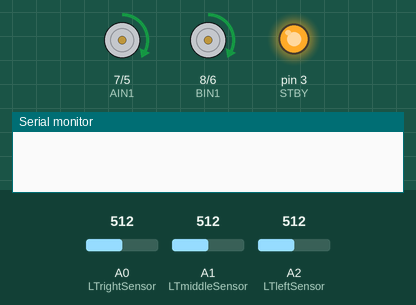
This sketch was run on a simulated Arduino Uno, built with avr-gcc and run on an emulated ATmega328P. Shown: direction and speed pins drawn as motors (green arrow = direction pin HIGH = forward, orange = LOW = backward, longer = more drive, stopped while the standby pin is LOW), output pins drawn as LEDs (lit = HIGH), the last lines printed to the serial monitor. Inputs (shaded band) come from the test bench; at power-on: A0 (LTrightSensor) = 512, A1 (LTmiddleSensor) = 512, A2 (LTleftSensor) = 512.

Above: at 1.2 s.
1.3 s: A0 (LTrightSensor) set to 463
2.8 s: A0 (LTrightSensor) set to 438
At 3.6 s:
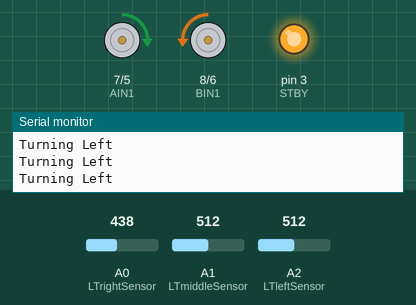
4.3 s: A1 (LTmiddleSensor) set to 467
7.3 s: A1 (LTmiddleSensor) set to 442
At 8.4 s:
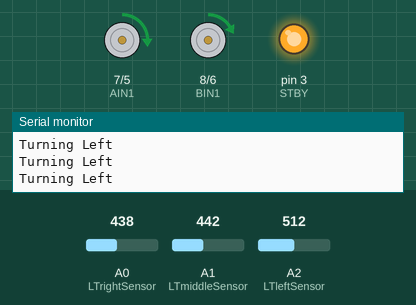
8.8 s: A2 (LTleftSensor) set to 461
10.3 s: A2 (LTleftSensor) set to 440
At 11.7 s:
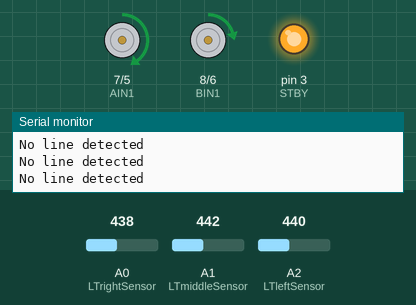
Timing chart, 0 to 12.8 s (numbered marks = the images above; inputs shaded):
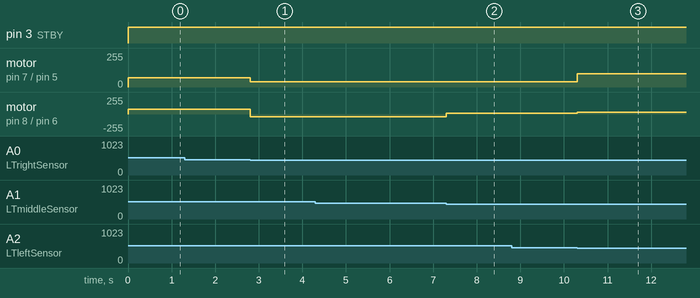

The sketch:

RobotMovement_4.ino
```cpp
// Standby pin is used to turn on and off the motor driver
const int STBY = 3;
// PWM Channel A and B are used to control the speed of the motors
const int PWMA = 5;
const int PWMB = 6;
// Input Channels A and B are used to control the direction of the motors
const int AIN1 = 7;
const int BIN1 = 8;

// Line Tracker Sensor Pins
const int LTleftSensor = A2;
const int LTmiddleSensor = A1;
const int LTrightSensor = A0;
// Left motor truth table
// Here are some handy tables to show the various modes of operation.
// STBY         AIN1            Description
// LOW      Not Applicable      Motor is off
// HIGH         LOW             Motor is on and turning backwards
// HIGH         HIGH            Motor is on and turning forwards

// Right motor truth table
// Here are some handy tables to show the various modes of operation.
// STBY         BIN1            Description
// LOW      Not Applicable      Motor is off
// HIGH         LOW             Motor is on and turning backwards
// HIGH         HIGH            Motor is on and turning forwards

/**
 * @brief Moves the robot forward with the given speed
 *
 * @param carSpeed an integer representing the car's speed.
 * This value is capped at 255 and passing in a higher value will
 * cap at 255
 */
void forward(int carSpeed) {
    // Enable the motor driver
    digitalWrite(STBY, HIGH);
    // Set the direction of the motors
    digitalWrite(AIN1, HIGH);
    digitalWrite(BIN1, HIGH);

    // Write speed to 'A' and 'B' MotorGroups
    analogWrite(PWMA, carSpeed);
    analogWrite(PWMB, carSpeed);
}

/**
 * @brief Moves the robot backwards with the given speed
 *
 * @param carSpeed an integer representing the car's speed.
 * This value is capped at 255 and passing in a higher value will
 * cap at 255
 */
void back(int carSpeed) {
    digitalWrite(STBY, HIGH);
    digitalWrite(AIN1, LOW);
    digitalWrite(BIN1, LOW);
    analogWrite(PWMA, carSpeed);
    analogWrite(PWMB, carSpeed);
}

/**
 * @brief Turns the robot left with the given speed
 *
 * @param carSpeed an integer representing the car's speed.
 * This value is capped at 255 and passing in a higher value will
 * cap at 255
 */
void turnLeft(int carSpeed) {
    Serial.println("Turning Left");
    digitalWrite(STBY, HIGH);
    digitalWrite(AIN1, HIGH);
    digitalWrite(BIN1, LOW);
    analogWrite(PWMA, carSpeed);
    analogWrite(PWMB, carSpeed);
}


/**
 * @brief Turns the robot right with the given speed
 *
 * @param carSpeed an integer representing the car's speed.
 * This value is capped at 255 and passing in a higher value will
 * cap at 255
 */
void turnRight(int carSpeed) {
    Serial.println("Turning Right");
    digitalWrite(STBY, HIGH);
    digitalWrite(AIN1, LOW);
    digitalWrite(BIN1, HIGH);
    analogWrite(PWMA, carSpeed);
    analogWrite(PWMB, carSpeed);
}

void turndeg(int deg, char direction) {
    if (direction == 'R') {
        turnRight(80);
    } else if (direction == 'L') {
        turnLeft(80);
    } else {
        return; // Invalid direction
    }

    delay(deg*8.222);  // crude timing-based turn

    stop(); // <-- Add this so the robot stops after turning
}

void drive(int dist, char direction) {
    if (direction == 'F') {
        forward(80);
    } else if (direction == 'B') {
        back(80);
    } else {
        return; // Invalid direction
    }

    delay(dist*100);  // crude

    stop(); // <-- Add this so the robot stops after turning
}

/**
 * @brief Moves the robot in a swing turn to the left. A swing turn is when only one side of the robot's drivebase is powered.
 *
 * @param carSpeed an integer representing the car's speed.
 * This value is capped at 255 and passing in a higher value will
 * cap at 255
 */
void swingTurnRight(int carSpeed) {
    digitalWrite(STBY, HIGH);
    digitalWrite(AIN1, HIGH);
    digitalWrite(BIN1, HIGH);
    analogWrite(PWMA, 0.25 * carSpeed);
    analogWrite(PWMB, carSpeed);
}

/**
 * @brief Moves the robot in a swing turn to the right. A swing turn is when only one side of the robot's drivebase is powered.
 *
 * @param carSpeed an integer representing the car's speed.
 * This value is capped at 255 and passing in a higher value will
 * cap at 255
 */
void swingTurnLeft(int carSpeed) {
    digitalWrite(STBY, HIGH);
    digitalWrite(AIN1, HIGH);
    digitalWrite(BIN1, HIGH);
    analogWrite(PWMA, carSpeed);
    analogWrite(PWMB, 0.25 * carSpeed);
}

/**
 * @brief Stops the robot's drive motors.
 */
void stop() {
    digitalWrite(STBY, LOW);
}

void setup() {
    // Configure all of these pins as outputs
    pinMode(STBY, OUTPUT);
    pinMode(PWMA, OUTPUT);
    pinMode(PWMB, OUTPUT);
    pinMode(AIN1, OUTPUT);
    pinMode(BIN1, OUTPUT);

    // Line sensor on the 4.0 is analog so no need to use pinMode

    // Start serial monitor
    Serial.begin(9600);
}

int threshold = 450;
char lastdir = 'F';

void loop() {
    // put your code here!

    // here, we're moving the bot forward at speed 250...
    //
    // stopping the bot...
    // wait for 5 seconds before running again
   //delay(1000);

    //turndeg(90, 'L');
    //drive(20, 'F');
    //delay(50);
    //turndeg(90,'R');
    // Start by printing the sensor values - tune them to your environment


    /**
    if ((analogRead(LTleftSensor) > threshold) && (analogRead(LTmiddleSensor) > threshold)) {
        turnLeft(40);
        delay(150);
        lastdir = 'L';
    } else if ((analogRead(LTrightSensor) > threshold) && (analogRead(LTmiddleSensor) > threshold)) {
        turnRight(40);
        delay(150);
        lastdir = 'R';
    } else*/
    if (analogRead(LTmiddleSensor) > threshold) {
        if ((analogRead(LTleftSensor) < threshold) && (analogRead(LTrightSensor) < threshold)) {
            forward(70);
            lastdir = 'F';
        } else if ((analogRead(LTleftSensor) > threshold) && (analogRead(LTrightSensor) < threshold)) {
            turnLeft(40);
            lastdir = 'L';
        } else if ((analogRead(LTrightSensor) > threshold) && (analogRead(LTleftSensor) < threshold)) {
            turnRight(40);
            lastdir = 'R';
        } else {
            if (lastdir == 'F'){
                forward(70);
            } else if (lastdir == 'L'){
                swingTurnLeft(80);
            } else if (lastdir == 'R'){
                swingTurnRight(80);
            }
        }

        //Serial.println(analogRead(LTleftSensor));
        //Serial.println(analogRead(LTleftSensor));
    } else if (analogRead(LTleftSensor) > threshold) {
        //Serial.println(analogRead(LTleftSensor));
        swingTurnLeft(40);
        lastdir = 'L';
    } else if (analogRead(LTrightSensor) > threshold) {
        //Serial.println(analogRead(LTleftSensor));
        swingTurnRight(40);
        lastdir = 'R';
    } else {
        Serial.println("No line detected");
        if (lastdir == 'F'){
            forward(70);
        } else if (lastdir == 'L'){
            swingTurnLeft(100);
        } else if (lastdir == 'R'){
            swingTurnRight(100);
        }
    }
}
```

Measured:
- the behaviour switches between 450 and 449 on A0 (LTrightSensor) (found by bisection; images 0 and 1)
- the behaviour switches between 451 and 450 on A1 (LTmiddleSensor) (found by bisection; images 1 and 2)
- the behaviour switches between 451 and 450 on A2 (LTleftSensor) (found by bisection; images 2 and 3)
- after the input at 1.3 s, every drawn part: stays the same
- after the input at 2.8 s, motor on pin 7 (AIN1) / pin 5 (PWMA): forward 70/255 → forward 40/255 at once; motor on pin 8 (BIN1) / pin 6 (PWMB): forward 70/255 → backward 40/255 at once
- after the input at 7.3 s, motor on pin 8 (BIN1) / pin 6 (PWMB): backward 40/255 → forward 10/255 at once
- after the input at 8.8 s, every drawn part: stays the same
- after the input at 10.3 s, motor on pin 7 (AIN1) / pin 5 (PWMA): forward 40/255 → forward 100/255 at once; motor on pin 8 (BIN1) / pin 6 (PWMB): forward 10/255 → forward 25/255 at once
